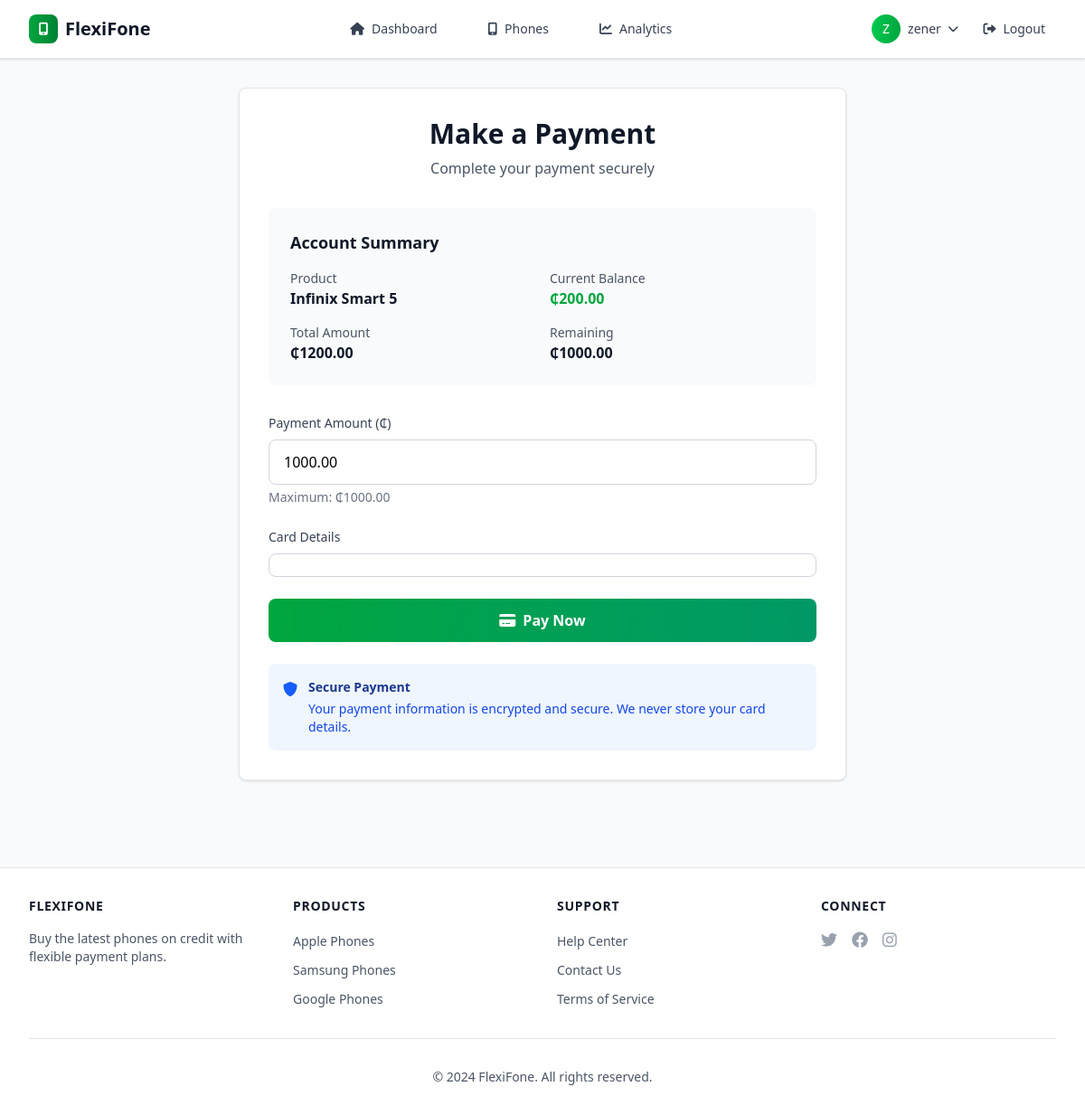
The page /accounts/embedded-payment/ (signed in) on the database as committed earlier.
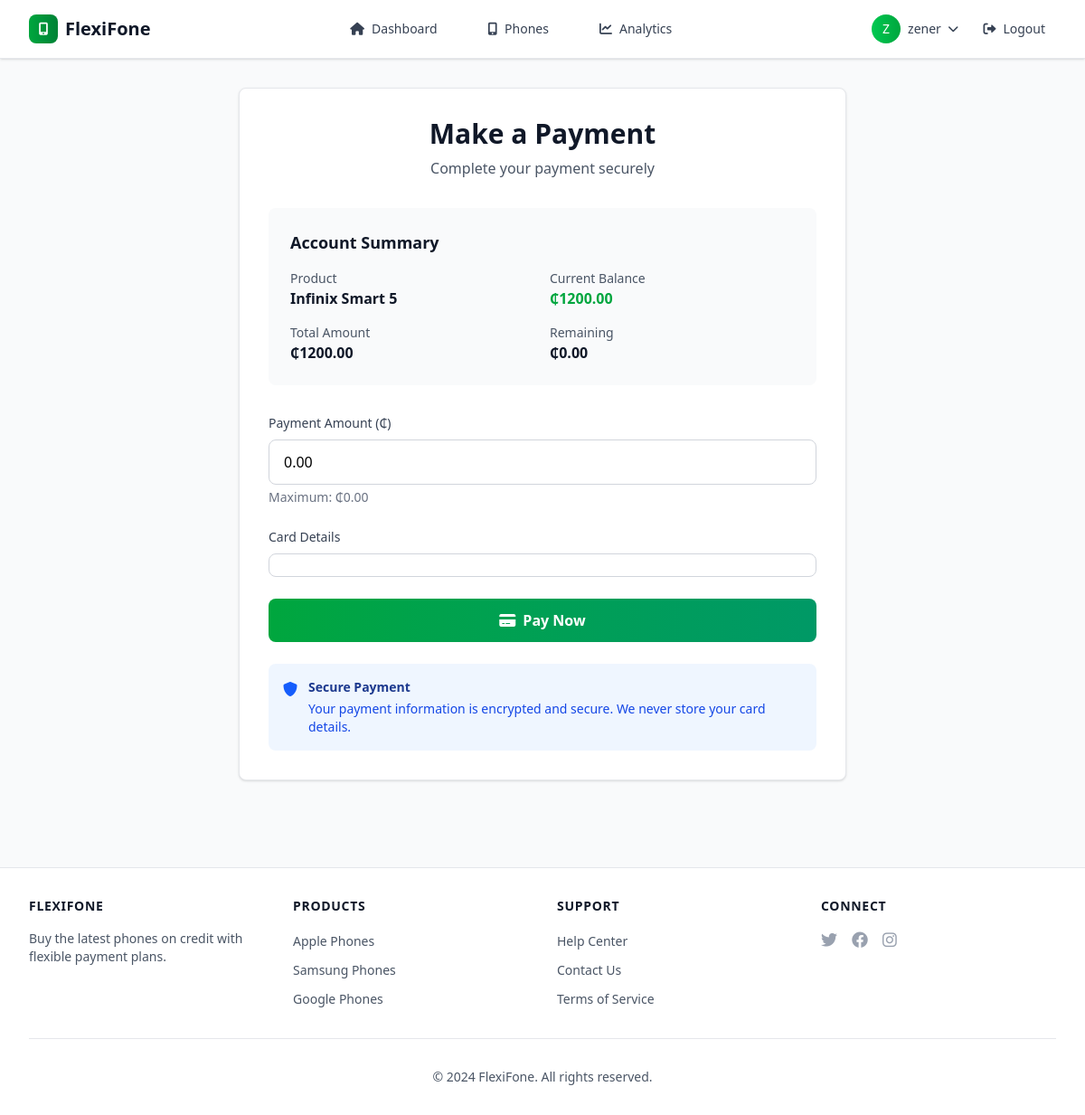
The same page on the database as committed later.
### accounts/models.py (models this page shows, shortened)
class CreditAccount(models.Model):
    class AccountType(models.TextChoices):
        SAVINGS = 'SAVINGS', 'Save-to-Own'
        CREDIT = 'CREDIT', 'Buy Now, Pay Later'
    class Status(models.TextChoices):
        PENDING = 'PENDING', 'Pending Approval'
        ACTIVE = 'ACTIVE', 'Active'
        COMPLETED = 'COMPLETED', 'Completed'
        CLOSED = 'CLOSED', 'Closed'
        REPAYING = 'REPAYING', 'Repaying'
        OVERDUE = 'OVERDUE', 'Overdue'
        PAID_OFF = 'PAID_OFF', 'Paid Off'
        DECLINED = 'DECLINED', 'Declined'
    user = models.OneToOneField(
        User, on_delete=models.CASCADE, related_name='credit_account')
    product = models.ForeignKey(Product, on_delete=models.PROTECT)
    balance = models.DecimalField(
        max_digits=10, decimal_places=2, default=0.00)
    account_type = models.CharField(
        max_length=10, choices=AccountType.choices, default=AccountType.CREDIT)
    status = models.CharField(
        max_length=10, choices=Status.choices, default=Status.PENDING)
    loan_amount = models.DecimalField(
        max_digits=10, decimal_places=2, null=True, blank=True)
    installment_amount = models.DecimalField(
        max_digits=10, decimal_places=2, null=True, blank=True)
    installment_count = models.IntegerField(
        default=12, help_text="Number of installments")
    interest_rate = models.DecimalField(
        max_digits=5, decimal_places=2, default=0.00)
    next_payment_due_date = models.DateField(null=True, blank=True)
    last_payment_date = models.DateField(null=True, blank=True)
    accepted_terms = models.BooleanField(default=False)
    accepted_at = models.DateTimeField(null=True, blank=True)
    created_at = models.DateTimeField(auto_now_add=True)
    updated_at = models.DateTimeField(auto_now=True)
    @property
    def remaining_balance(self):
        if self.account_type == self.AccountType.CREDIT:
            return (self.loan_amount or 0) - self.balance
        return self.product.price - self.balance

class Product(models.Model):
    BRAND_CHOICES = [
        ('APPLE', 'Apple'),
        ('SAMSUNG', 'Samsung'),
        ('GOOGLE', 'Google'),
        ('ONEPLUS', 'OnePlus'),
        ('XIAOMI', 'Xiaomi'),
        ('OTHER', 'Other'),
    ]
    name = models.CharField(max_length=100)
    brand = models.CharField(
        max_length=20, choices=BRAND_CHOICES, default='OTHER')
    description = models.TextField()
    price = models.DecimalField(max_digits=10, decimal_places=2)
    image = models.ImageField(upload_to='products/', null=True, blank=True)
    is_active = models.BooleanField(default=True)
    stock_quantity = models.IntegerField(default=0)
    credit_available = models.BooleanField(
        default=True, help_text="Whether this product is available for credit purchase")
    min_credit_score = models.IntegerField(
        default=600, help_text="Minimum credit score required for this product")
    max_installments = models.IntegerField(
        default=12, help_text="Maximum number of installments allowed")
    interest_rate = models.DecimalField(
        max_digits=5, decimal_places=2, default=0.00, help_text="Annual interest rate (%)")
    created_at = models.DateTimeField(auto_now_add=True, null=True, blank=True)
    updated_at = models.DateTimeField(auto_now=True, null=True, blank=True )

### accounts/views.py (the view)
# urls.py: path('embedded-payment/', embedded_payment_view, name='embedded_payment'),
@login_required
def embedded_payment_view(request):
    try:
        credit_account = request.user.credit_account
    except CreditAccount.DoesNotExist:
        messages.error(request, "You don't have an active credit account.")
        return redirect('accounts:dashboard')
    context = {
        'credit_account': credit_account,
        'stripe_public_key': settings.STRIPE_PUBLISHABLE_KEY
    }
    return render(request, 'embedded_payment.html', context)

### templates/embedded_payment.html (shortened to what this page needs)
{% extends 'base.html' %}
{% block content %}
<div class="max-w-2xl mx-auto">
    <div class="bg-white rounded-lg shadow-sm border border-gray-200 p-8">
        <div class="text-center mb-8">
            <h1 class="text-3xl font-bold text-gray-900 mb-2">Make a Payment</h1>
            <p class="text-gray-600">Complete your payment securely</p>
        </div>
        {% if credit_account %}
        <div class="bg-gray-50 rounded-lg p-6 mb-8">
            <h2 class="text-lg font-semibold text-gray-900 mb-4">Account Summary</h2>
            <div class="grid grid-cols-2 gap-4">
                <div>
                    <p class="text-sm text-gray-600">Product</p>
                    <p class="font-semibold text-gray-900">{{ credit_account.product.name }}</p>
                </div>
                <div>
                    <p class="text-sm text-gray-600">Current Balance</p>
                    <p class="font-semibold text-green-600">₵{{ credit_account.balance }}</p>
                </div>
                <div>
                    <p class="text-sm text-gray-600">Total Amount</p>
                    <p class="font-semibold text-gray-900">₵{{ credit_account.product.price }}</p>
                </div>
                <div>
                    <p class="text-sm text-gray-600">Remaining</p>
                    <p class="font-semibold text-gray-900">₵{{ credit_account.remaining_balance }}</p>
                </div>
            </div>
        </div>
        <form id="payment-form" class="space-y-6">
            <div>
                <label for="amount" class="block text-sm font-medium text-gray-700 mb-2">
                    Payment Amount (₵)
                </label>
                <input type="number"
                       id="amount"
                       name="amount"
                       min="1"
                       max="{{ credit_account.remaining_balance }}"
                       step="0.01"
                       value="{{ credit_account.remaining_balance }}"
                       class="w-full px-4 py-3 border border-gray-300 rounded-lg focus:ring-2 focus:ring-green-500 focus:border-green-500"
                       required>
                <p class="text-sm text-gray-500 mt-1">Maximum: ₵{{ credit_account.remaining_balance }}</p>
            </div>
            <div>
                <label class="block text-sm font-medium text-gray-700 mb-2">
                    Card Details
                </label>
                <div id="card-element" class="w-full px-4 py-3 border border-gray-300 rounded-lg focus-within:ring-2 focus-within:ring-green-500 focus-within:border-green-500">
                </div>
            </div>
            <button type="submit"
                    id="submit-button"
                    class="w-full bg-gradient-to-r from-green-600 to-emerald-600 text-white py-3 px-6 rounded-lg font-semibold hover:from-green-700 hover:to-emerald-700 transition-all duration-200 flex items-center justify-center">
                <i class="fas fa-credit-card mr-2"></i>
                <span id="button-text">Pay Now</span>
            </button>
        </form>
        <div class="mt-6 p-4 bg-blue-50 rounded-lg">
            <div class="flex items-start">
                <i class="fas fa-shield-alt text-blue-600 mt-1 mr-3"></i>
                <div>
                    <h3 class="text-sm font-semibold text-blue-900">Secure Payment</h3>
                    <p class="text-sm text-blue-700 mt-1">Your payment information is encrypted and secure. We never store your card details.</p>
                </div>
            </div>
        </div>
        {% endif %}
    </div>
</div>
{% endblock %}

Rows that differ between the two databases and show on the page:
changed CreditAccount "Infinix Smart 5": balance "200.00" → "1200.00"; remaining_balance "1000.00" → "0.00"; amount "1000.00" → "0.00"
